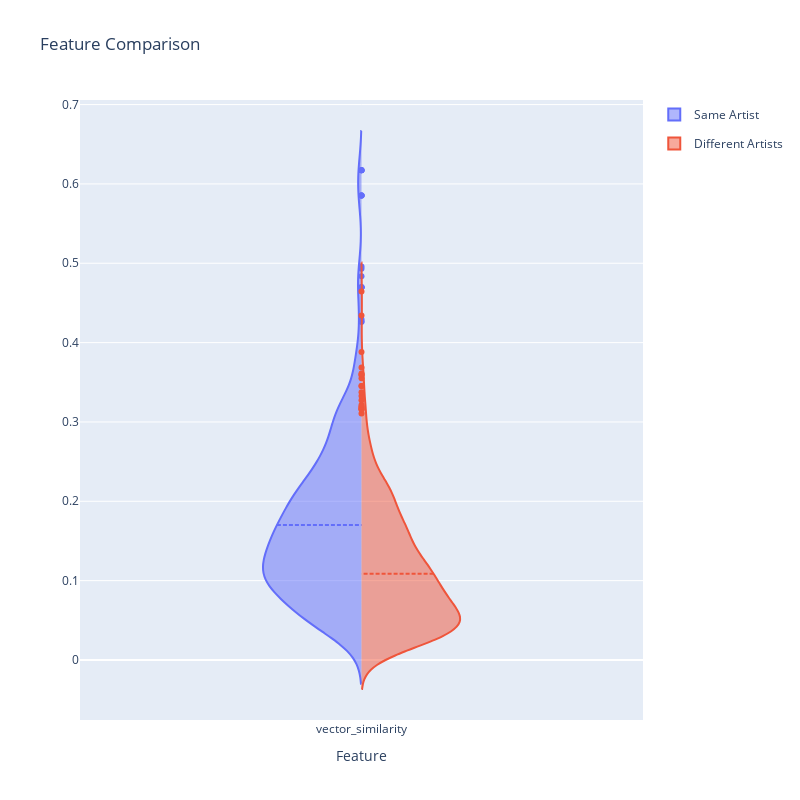

Notebook code cell kept with this figure:
### Code cell
fig = violine_feature_plot(feature_df, ['vector_similarity'])
fig.update_layout(
    autosize=False,
    width=800,
    height=800,)
fig.update_xaxes(range=[-1, 1])
fig.show()

### Figure 1 — Plotly figure (JSON) as saved in the notebook; plotly's stock layout.template omitted (floating-point values rounded to 4 significant figures; data arrays with more than 128 entries replaced by an {"elided": "..."} marker saying what was removed)
{"data": [{"legendgroup": "Same Artist", "meanline": {"visible": true}, "name": "Same Artist", "scalegroup": "Same Artist", "side": "negative", "type": "violin", "x": {"elided": "660 str values"}, "y": {"elided": "660 float values"}}, {"legendgroup": "Different Artists", "meanline": {"visible": true}, "name": "Different Artists", "scalegroup": "Different Artists", "side": "positive", "type": "violin", "x": {"elided": "1320 str values"}, "y": {"elided": "1320 float values"}}], "layout": {"autosize": false, "height": 800, "title": {"text": "Feature Comparison"}, "violingap": 0, "violinmode": "overlay", "width": 800, "xaxis": {"range": [-1, 1], "title": {"text": "Feature"}}}}
